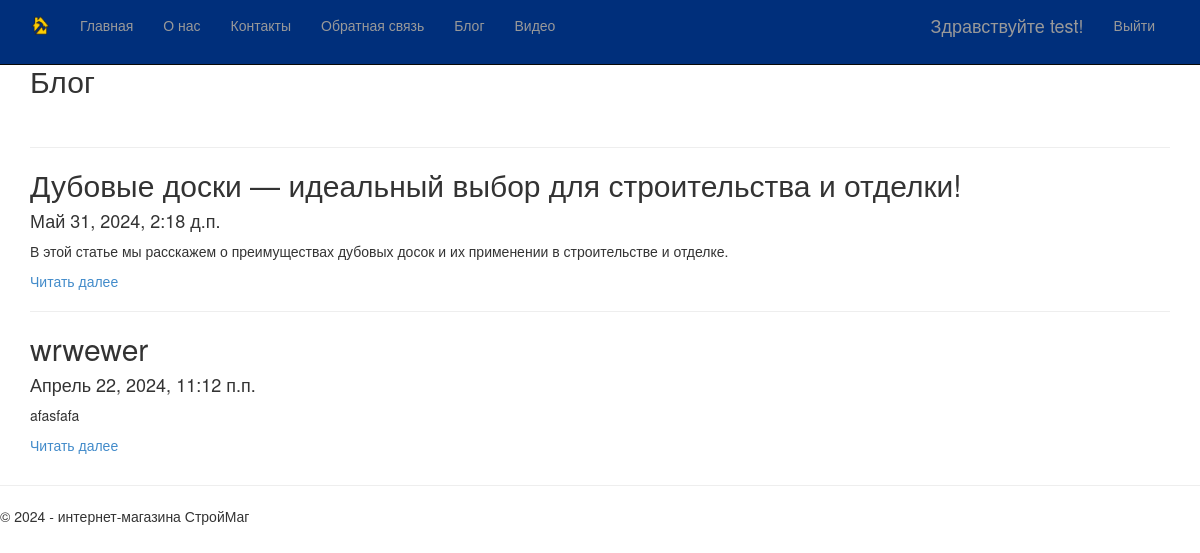
Screenshot of /blog/ (signed in) with the database file from the repository.
### app/models.py (models this page shows, shortened)
class Blog(models.Model):
    author = models.ForeignKey(User, on_delete=models.CASCADE, related_name='blog_posts')
    title =  models.CharField(max_length= 100, unique_for_date="posted", verbose_name="Заголовок")
    description = models.TextField(verbose_name="Краткое содержание")
    content= models.TextField(verbose_name="Полное содержание")
    image=models.FileField(default="temp.jpeg", verbose_name="Путь к картинке")
    posted = models.DateTimeField(default= datetime.now(), db_index= True, verbose_name="Опбликована")
    class Meta:
        db_table = "Posts"
        ordering = ["-posted"]
        verbose_name= "статья блога"
        verbose_name_plural= "статьи блога"

### app/views.py (the view)
# urls.py: path('blog/', views.blog, name='blog'),
def blog(request):
    assert isinstance(request, HttpRequest)
    posts = Blog.objects.all() # запрос на выбор всех статей блога из модели
    return render(
        request,
        'app/blog.html',
        {
            'title':'Блог',
            'posts': posts, # передача списка статей в шаблон веб-страницы
            'year':datetime.now().year,
        }
    )

### app/templates/app/blog.html
{% extends "app/layout.html" %}
{% block content %}
<h2>{{ title }}</h2> <br />
{% for post in posts %}
<hr/>
<div class="">
<h2> {{post.title}} </h2>
<h4> {{post.posted}} </h4>
<p> {{post.description}} </p>
<p><a href="{% url 'blogpost' parametr=post.id %}"> Читать далее </a> </p>
</div>
{% endfor %}
{% endblock %}

### app/templates/app/loginpartial.html (shortened to what this page needs)
﻿{% if user.is_authenticated %}
<form id="logoutForm" action="/logout/" method="post" class="navbar-right">
    <ul class="nav navbar-nav navbar-right">
        <li><span class="navbar-brand">Здравствуйте {{ user.username }}!</span></li>
        <li><a href="javascript:document.getElementById('logoutForm').submit()">Выйти</a></li>
    </ul>
</form>
{% else %}
<ul class="nav navbar-nav navbar-right">
    <li><a href="{% url 'login' %}">Войти</a></li>
</ul>
{% endif %}

### app/static/app/content/site.css (style rules this page uses)
body { padding-top: 50px; padding-bottom: 20px; padding-top:2%; }

### rows the page displays
Blog: title "Дубовые доски — идеальный выбор для строительства и отделки!", posted "Май 31, 2024, 2:18 д.п.", description "В этой статье мы расскажем о преимуществах дубовых досок и их применении в строительстве и отделке."
Blog: title "wrwewer", posted "Апрель 22, 2024, 11:12 п.п.", description "afasfafa"

### other values shown
{{ user.username }} "test"
{{ title }} "Блог"
